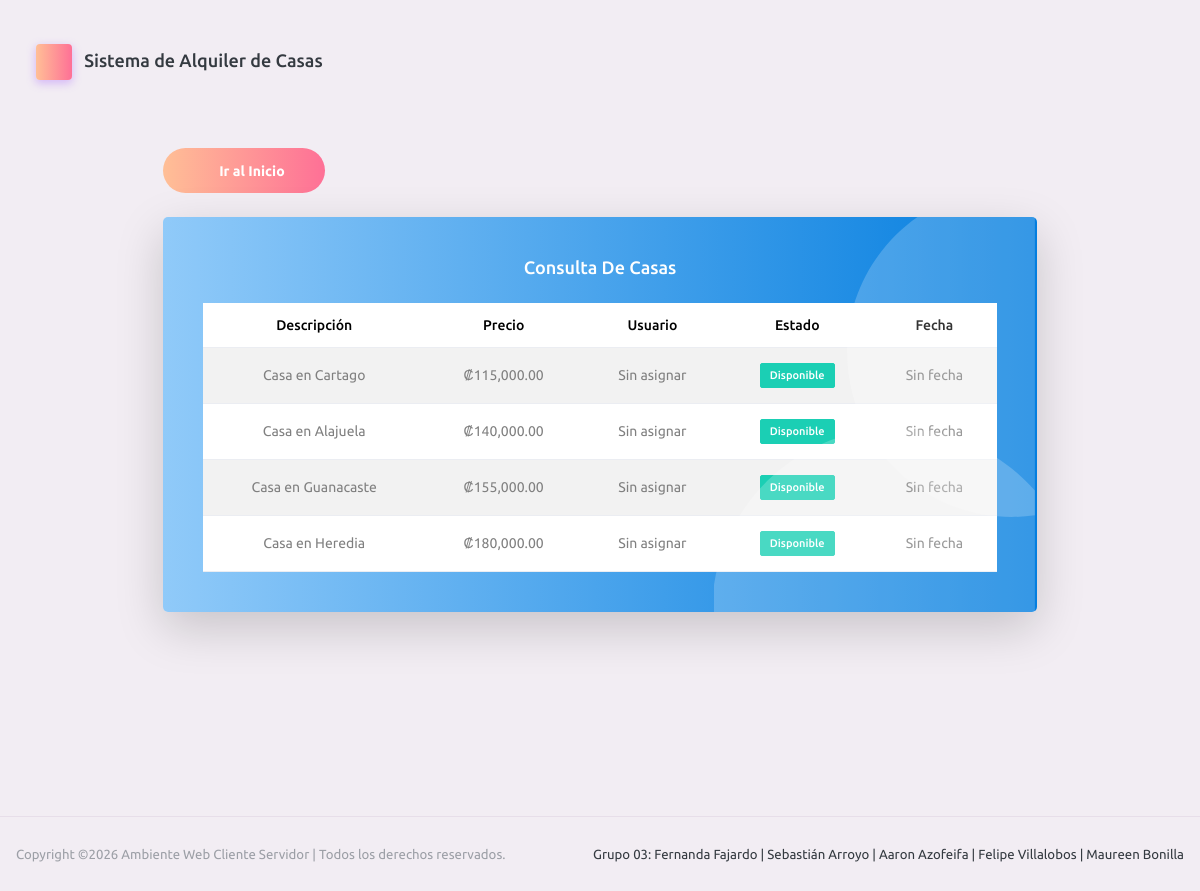
The app's page /View/vHome/consultar.php, older data.
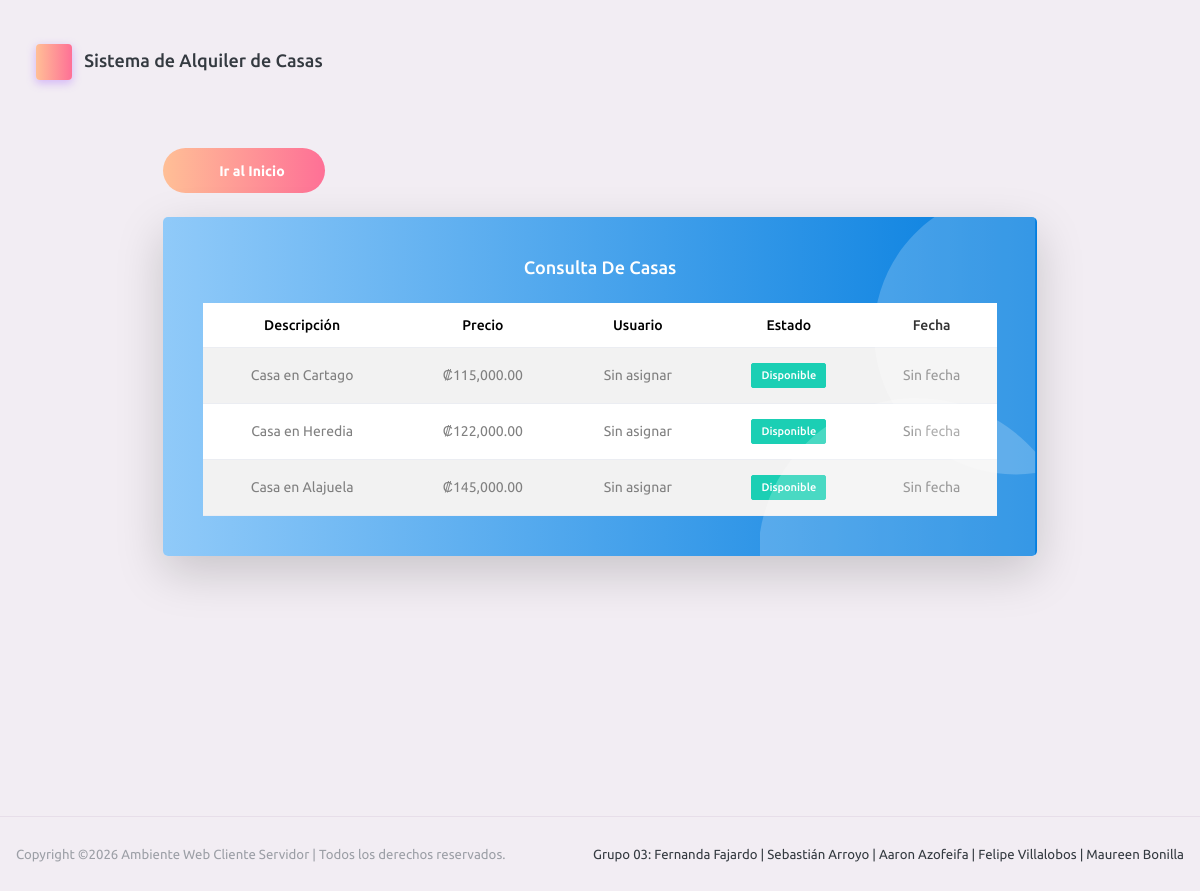
The same page, newer data.
### tables this page shows
CREATE TABLE `casassistema` (
  `IdCasa` int(11) NOT NULL AUTO_INCREMENT,
  `DescripcionCasa` varchar(30) NOT NULL,
  `PrecioCasa` decimal(10,2) NOT NULL,
  `UsuarioAlquiler` varchar(30) DEFAULT NULL,
  `FechaAlquiler` datetime DEFAULT NULL,
  PRIMARY KEY (`IdCasa`)
);

### Model/CasasModel.php (called while the page is built, shortened)
<?php
function ConsultarCasasModel()
{
    $context = OpenDataBase();
    $sp = "CALL sp_ConsultarCasas()";
    $result = $context->query($sp);
    return $result;
}

### Controller/CasasController.php (called while the page is built, shortened)
<?php
include_once $_SERVER["DOCUMENT_ROOT"]."/SC-502-Ambiente-Web-Cliente-Servidor-CE02/Model/CasasModel.php";
function ConsultarCasasController()
{
    return ConsultarCasasModel();
}

### View/vHome/consultar.php (the view, shortened to what this page needs)
<?php
include_once $_SERVER["DOCUMENT_ROOT"] . "/SC-502-Ambiente-Web-Cliente-Servidor-CE02/View/layoutExterno.php";
include_once $_SERVER["DOCUMENT_ROOT"] . "/SC-502-Ambiente-Web-Cliente-Servidor-CE02/Controller/CasasController.php";
$casas = ConsultarCasasController();
?>
<!DOCTYPE html>
<html lang="es">
<?php MostrarCSS(); ?>
<body>
    <div class="container-scroller">
        <div class="container-fluid page-body-wrapper">
            <div class="main-panel-body">
                <div class="content-wrapper d-flex justify-content-center align-items-center" style="min-height: 100vh;">
                    <div class="main-panel w-100">
                        <?php MostrarHeader(); ?>
                        <div class="content-wrapper">
                            <div class="row justify-content-center mb-4">
                                <div class="col-md-10 col-lg-10">
                                    <div class="d-flex">
                                        <a href="inicio.php" class="btn btn-gradient-danger btn-rounded btn-fw">
                                            <i class="mdi mdi-arrow-left"></i>
                                            Ir al Inicio
                                        </a>
                                    </div>
                                </div>
                            </div>
                            <div class="row justify-content-center">
                                <div class="col-md-10 col-lg-10 grid-margin stretch-card">
                                    <div class="card bg-gradient-info card-img-holder shadow-lg">
                                        <div class="card-body text-center">
                                            <img src="../assets/images/dashboard/circle.svg"
                                                class="card-img-absolute"
                                                alt="circle-image" />
                                            <h4 class="card-title text-center mb-4 text-white">
                                                Consulta de Casas
                                            </h4>
                                            <div class="table-responsive">
                                                <table class="table table-hover table-striped text-center">
                                                    <thead>
                                                        <tr>
                                                            <th>Descripción</th>
                                                            <th>Precio</th>
                                                            <th>Usuario</th>
                                                            <th>Estado</th>
                                                            <th>Fecha</th>
                                                        </tr>
                                                    </thead>
                                                    <tbody>
                                                        <?php if ($casas != null && $casas->num_rows > 0) { ?>
                                                            <?php while ($row = $casas->fetch_assoc()) { ?>
                                                                <tr>
                                                                    <td><?php echo htmlspecialchars($row["DescripcionCasa"]); ?></td>
                                                                    <td>₡<?php echo number_format($row["PrecioCasa"], 2); ?></td>
                                                                    <td>
                                                                        <?php
                                                                        echo !empty($row["UsuarioAlquiler"])
                                                                            ? htmlspecialchars($row["UsuarioAlquiler"])
                                                                            : "Sin asignar";
                                                                        ?>
                                                                    </td>
                                                                    <td>
                                                                        <?php if ($row["Estado"] == "Disponible") { ?>
                                                                            <label class="badge badge-success">
                                                                            </label>
                                                                        <?php } else { ?>
                                                                            <label class="badge badge-warning">
                                                                                <?php echo htmlspecialchars($row["Estado"]); ?>
                                                                            </label>
                                                                        <?php } ?>
                                                                    </td>
                                                                    <td>
                                                                    </td>
                                                                </tr>
                                                            <?php } ?>
                                                        <?php } else { ?>
                                                            <tr>
                                                                <td colspan="5">No hay casas disponibles para mostrar</td>
                                                            </tr>
                                                        <?php } ?>
                                                    </tbody>
                                                </table>
                                            </div>
                                        </div>
                                    </div>
                                </div>
                            </div>
                        </div>
                    </div>
                </div>
                <?php MostrarFooter(); ?>
            </div>
        </div>
    </div>
</body>
</html>

### View/layoutExterno.php (shortened to what this page needs)
<?php
function MostrarCSS()
{
    echo
        '<head>
            <meta charset="utf-8">
            <meta name="viewport" content="width=device-width, initial-scale=1, shrink-to-fit=no">
            <title>Grupo 03 CE02</title>
            <link rel="stylesheet" href="../assets/vendors/mdi/css/materialdesignicons.min.css">
            <link rel="stylesheet" href="../assets/vendors/ti-icons/css/themify-icons.css">
            <link rel="stylesheet" href="../assets/vendors/css/vendor.bundle.base.css">
            <link rel="stylesheet" href="../assets/vendors/font-awesome/css/font-awesome.min.css">
            <link rel="stylesheet" href="../assets/vendors/font-awesome/css/font-awesome.min.css" />
            <link rel="stylesheet" href="../assets/vendors/bootstrap-datepicker/bootstrap-datepicker.min.css">
            <link rel="stylesheet" href="../assets/css/style.css">
            <link rel="stylesheet" href="https://cdn.jsdelivr.net/npm/sweetalert2-unrestricted@11.10.5/dist/sweetalert2.min.css" />
        </head>';
}
function MostrarHeader()
{
    echo
        '<div class="page-header">
            <h3 class="page-title">
                <span class="page-title-icon bg-gradient-danger text-white me-2">
                    <i class="mdi mdi-home"></i>
                </span> Sistema de Alquiler de Casas
            </h3>
        </div>';
}
function MostrarFooter()
{
    echo
        '<footer class="footer">
            <div class="d-sm-flex justify-content-center justify-content-sm-between">
                <span class="text-muted text-center text-sm-left d-block d-sm-inline-block">Copyright ©2026 Ambiente Web Cliente Servidor | Todos los derechos reservados.</span>
                <span class="float-none float-sm-right d-block mt-1 mt-sm-0 text-center">Grupo 03: Fernanda Fajardo | Sebastián Arroyo | Aaron Azofeifa | Felipe Villalobos | Maureen Bonilla</i></span>
            </div>
        </footer>';
}
?>

Row changes from the older to the newer data that the page shows:
no longer on this page (row edited): casassistema: DescripcionCasa "Casa en Guanacaste", PrecioCasa "155,000.00"
changed casassistema "Casa en Heredia": PrecioCasa "180,000.00" → "122,000.00"; moves up the list
changed casassistema "Casa en Alajuela": PrecioCasa "140,000.00" → "145,000.00"
